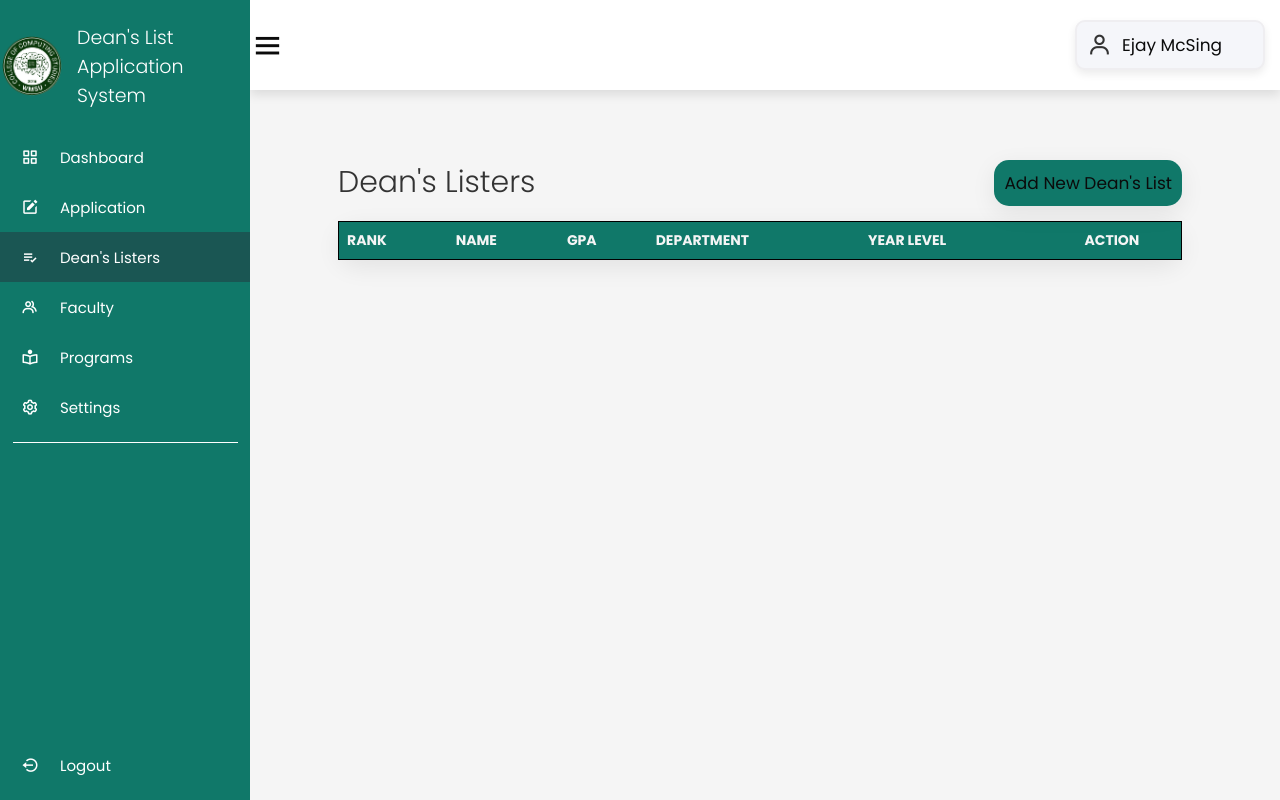
/listers/listers.php (signed in), run on an earlier commit of the app's database.
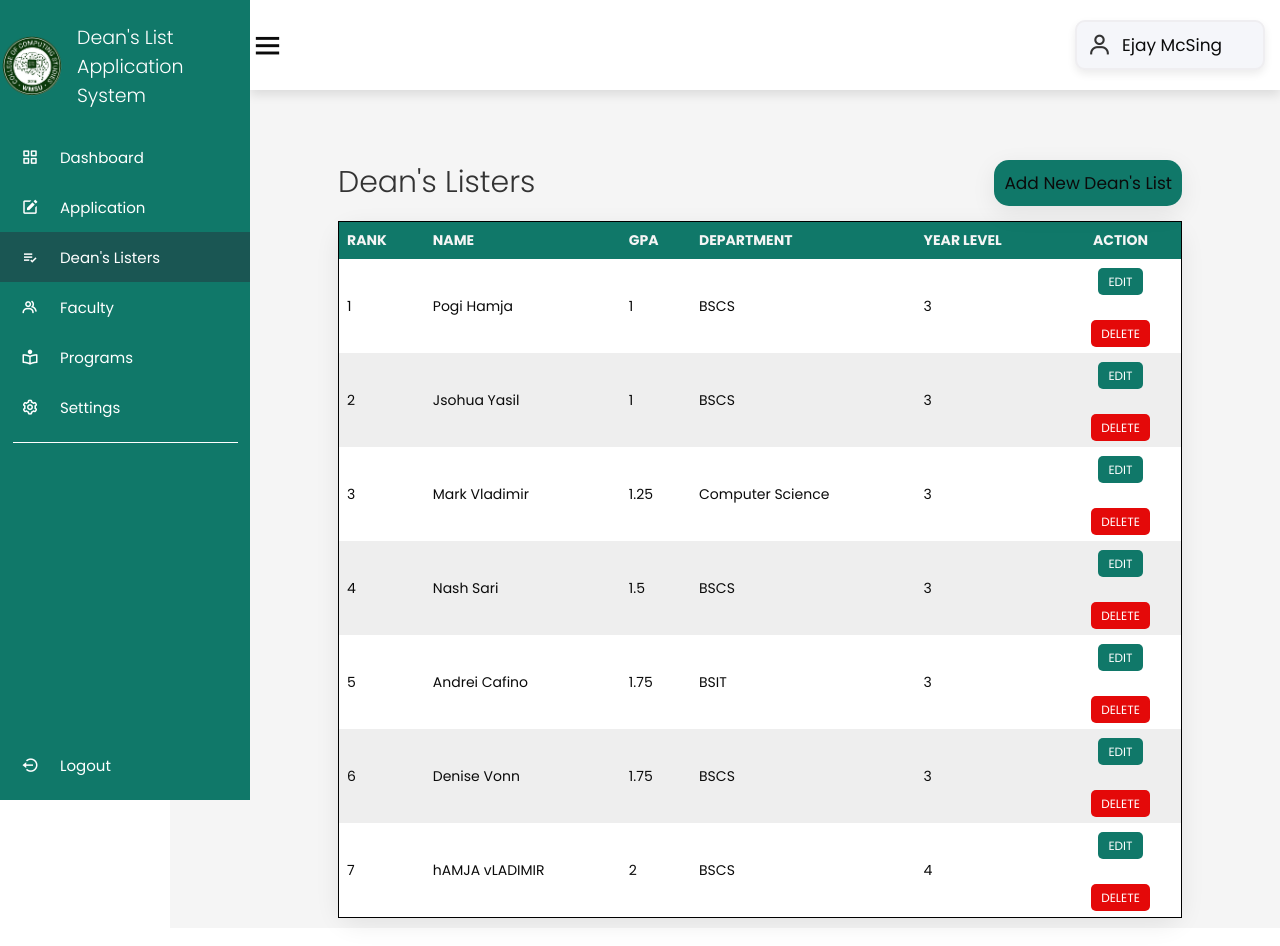
And on a later commit of the database.
### tables this page shows
CREATE TABLE `listers` (
  `firstname` varchar(30) NOT NULL,
  `lastname` varchar(30) NOT NULL,
  `GPA` float NOT NULL,
  `department` varchar(30) NOT NULL,
  `year_level` int(11) NOT NULL
);

### class/listers.class.php (called while the page is built, shortened)
<?php
require_once 'database.php';
class Listers{
    protected $db;
    function __construct()
    {
        $this->db = new Database();
    }
    function show(){
        $sql = "SELECT * FROM listers ORDER BY GPA ASC;";
        $query=$this->db->connect()->prepare($sql);
        if($query->execute()){
            $data = $query->fetchAll();
        }
        return $data;
    }
}
?>

### class/database.php (called while the page is built)
<?php
class Database{
    private $host = 'localhost';
    private $database = 'deanslist';
    private $username = 'root';
    private $password = '';
    protected $connection;
    function connect(){
        try
			{
				$this->connection = new PDO("mysql:host=$this->host;dbname=$this->database",
											$this->username, $this->password);
			}
			catch (PDOException $e)
			{
				echo "Connection error " . $e->getMessage();
			}
        return $this->connection;
    }
}
?>

### listers/listers.php (the view, shortened to what this page needs)
<!DOCTYPE html>
<html lang="en">
<head>
    <link rel="stylesheet" href="https://cdn.jsdelivr.net/npm/boxicons@latest/css/boxicons.min.css">
    <link href="../css/style.css" rel="stylesheet">
    <link rel="stylesheet" href="//code.jquery.com/ui/1.13.2/themes/base/jquery-ui.css">
</head>
<body>
    <div class="side-bar">
        <br>
        <div class="logo-details">
            <img class="logo" style="margin-left:2px"src="ccslogo.png" width ="55" height = "60">
            <span class="logo-name">Dean's List Application <br> System</span>
		</div>
        <br>
        <ul class="nav-links">
            <li>
                <a href="../dashboard/dashboard.php">
                    <i class='bx bx-grid-alt' ></i>
                    <span class="links-name">Dashboard</span>
                </a>
            </li>
            <li>
                <a href="../apply/application-new.php">
                <i class='bx bxs-edit'></i>
                    <span class="links-name">Application</span>
                </a>
            </li>
            <li>
                <a href="../listers/listers.php" class ="active">
                <i class='bx bx-list-check'></i>
                    <span class="links-name">Dean's Listers</span>
                </a>
            </li>
            <li>
                <a href="../faculty/faculty.php">
                    <i class='bx bx-group' ></i>
                    <span class="links-name">Faculty</span>
                </a>
            </li>
            <li>
                <a href="../programs/programs.php" >
                <i class='bx bx-book-reader'></i>
                    <span class="links-name">Programs</span>
                </a>
            </li>
            <li>
                <a href="#">
                    <i class='bx bx-cog'></i>
                    <span class="links-name">Settings</span>
                </a>
            </li>
            <hr class="line">
            <li id="logout-link">
                <a class="logout-link" href="../login/logout.php" title="Logout">
                    <i class='bx bx-log-out-circle'></i>
                    <span class="links-name">Logout</span>
                </a>
            </li>
        </ul>
    </div>
    <section class="home-section">
        <nav>
            <div class="side-bar-button">
                <i class='bx bx-menu small'></i>
            </div>
            <div class="profile-details">
                <i class='bx bx-user'></i>
                <?php echo '<span class="admin-name">'.$_SESSION['user_firstname'].' '.$_SESSION['user_lastname'].'</span>'; ?>
            </div>
        </nav>
        <div class="home-content">
            <div class="table-container">
                <div class="table-heading">
                    <h3 class="table-title">Dean's Listers</h3>
                    <?php
                        if($_SESSION['user_type'] == 'admin'){
                    ?>
                        <a href="addlisters.php" class="button" style="color:white"><center>Add New Dean's List</center></a>
                    <?php
                        }
                    ?>
                </div>
                <br>
                <?php
                require '../class/database.php';
                ?>
                <table class="table">
                    <thead>
                        <tr>
                            <th>Rank</th>
                            <th>Name</th>
                            <th>GPA</th>
                            <th>Department</th>
                            <th>Year Level</th>
                            <?php
                                if($_SESSION['user_type'] == 'admin'){
                            ?>
                                <th class="action">Action</th>
                            <?php
                                }
                            ?>
                        </tr>
                    </thead>
                    <tbody>
                        <?php
                            require_once '../class/listers.class.php';
                            $listers = new Listers();
                            $i = 1;
                            foreach ($listers->show() as $value){
                        ?>
                            <tr>
                                <td><?php echo $i ?></td>
                                <td><?php echo $value['firstname'] . ' ' . $value['lastname'] ?>
                                <td><?php echo $value['GPA'] ?></td>
                                <td><?php echo $value['department'] ?></td>
                                <td><?php echo $value['year_level'] ?></td>
                                <?php
                                    if($_SESSION['user_type'] == 'admin'){
                                ?>
                                    <td>
                                        <div class="action">
                                            <a class="action-edit" href="editlisters.php?id=<?php echo $value['id'] ?>">Edit</a>
                                            <br></br><a class="action-delete" href="deletelisters.php?id=<?php echo $value['id'] ?>">Delete</a>
                                        </div>
                                    </td>
                                <?php
                                    }
                                ?>
                            </tr>
                            <?php
                                $i++;
                            }
                            ?>
                    </tbody>
                </table>
            </div>
        </div>
    </section>
</body>
</html>

### css/style.css (style rules this page uses)
* { font-family:'Poppins', sans-serif; margin: 0; padding: 0; box-sizing: border-box; font-size: 17px; color : rgb(11, 11, 11); outline: none; border:none; text-decoration: none; }
.button { background-color:#107869; color: #f5f5f5; border: none; text-decoration-color: #f5f5f5; }
.side-bar { position: fixed; top: 0; left: 0; width: 200px; height: calc(100vh); background-color: #107869; z-index: 2000; font-family: var(--lato); transition: .3s ease; overflow: hidden; scrollbar-width: none; }
.side-bar .logo-details { height: 80px; display: flex; align-items: center; }
.side-bar .logo-details .logo { font-size: 28px; font-weight: 800; min-width: 60px; justify-items: center; }
.side-bar .logo-details .logo-name { color: #fff; font-size: 19px; font-weight: 300; align-items: center; display: block; margin-left: 15px; }
.side-bar .nav-links { padding: 0 !important; height: calc(100vh); }
.side-bar .nav-links li { position: relative; list-style: none; height: 50px; width: 100%; }
.side-bar .nav-links li a { height: 100%; width: 100%; display: flex; align-items: center; text-decoration: none; }
.side-bar .nav-links .active { background-color: #1A5653; }
.side-bar .nav-links li i { min-width: 60px; text-align: center; font-size: 18px; color: #fff; }
.side-bar .nav-links li a .links-name { color: #fff; font-size: 15px; font-weight: 400; white-space: nowrap; }
.side-bar .nav-links .line { margin: 10px auto; width: 90%; height: 1px; border: 0; border-top: 1px solid white; }
.home-section { position: relative; background-color: #f5f5f5; min-height: calc(100vh); width: calc(100% - 250px); left: 250px; }
.home-section nav { position: fixed; top:0; left:20; right:20; z-index: 1000; background-color: var(--white); display: flex; padding-top: 2rem; padding-bottom: 2rem; box-shadow: var(--box-shadow); align-items: center; justify-content: space-between; }
.home-section nav .side-bar-button { display: flex; align-items: center; font-size: 24px; font-weight: 500; }
nav .side-bar-button i { font-size: 35px; margin-right: 10px; }
.home-section nav .profile-details { display: flex; align-items: center; background: #f5f6fa; border: 2px solid #efeef1; border-radius: 10px; height: 50px; min-width: 190px; box-shadow: 0 4px 8px 0 rgba(0,0,0,0.08); margin-right: 15px; }
.home-section nav .profile-details i { font-size: 25px; font-weight: 500; color: #333; margin: 0 10px; white-space: nowrap; }
.table-title { font-weight: 300; font-size: 30px; text-align: left; color: #333; margin-left:20px 0; display: inline; }
.table-container { position: relative; top: 80px; padding: 40px; }
.table { border-collapse: collapse; text-align: left; vertical-align: middle; width: 100%; overflow: auto; border: 1px solid black; border-radius: 20px; background-color: rgba(233, 239, 232, 0.974); box-shadow: 0 7px 25px rgba(0, 0, 0, 0.08); margin-right:100; }
th, td { padding: 8px; font-size: 14px; }
thead { background-color:#107869; font-size: .9rem; color: white; text-transform: uppercase; letter-spacing: 2%; }
thead th { width: auto; height: fit-content; color: #f5f5f5; }
tbody tr:nth-child(odd) { background-color: #fff; }
tbody tr:nth-child(even) { background-color: #eee; }
tr .action, th .action { text-align: center; }
td a { padding: 5px 10px; font-size: 12px; border-radius: 5px; margin: 0 2px; text-decoration: none; text-transform: uppercase; color: white; }
a.action-edit { background-color: #107869; }
a.action-delete { background-color: rgb(228, 9, 9); }
.table-container .button { display: inline; float: right; width: fit-content; border-radius: 15px; box-shadow: 0 7px 25px rgba(0, 0, 0, 0.08); background-color: #107869; }
.table-container .table-heading { display: flex; justify-content: space-between; height: 25px; align-items: center; }
.home-section .home-content { position: relative; }
#logout-link { position: absolute; bottom: 0; margin-bottom: 10px; }
a.button { width: 100%; padding: 10px; margin: 8px 0; border-radius: 6px; box-sizing: border-box; border: 0; text-decoration: none; }
:root { --main-color:#107869; --black:#222; --white:#fff; --light-black:#777; --light-white:#fff9; --dark-bg:rgba(0,0,0,.7); --light-bg:#eee; --border:.1rem solid var(--black); --box-shadow:0 .5rem 1rem rgba(0,0,0,.1); --text-shadow:0 1.5rem 3rem rgba(0,0,0,.3); }
html { font-size: 62.5%; overflow-x: hidden; }
section { padding:5rem 10%; }

What changed in the data, as far as the page shows it:
added listers: firstname "Pogi", lastname "Hamja", GPA "1", department "BSCS", year_level "3"
added listers: firstname "Jsohua", lastname "Yasil", GPA "1", department "BSCS", year_level "3"
added listers: firstname "Mark", lastname "Vladimir", GPA "1.25", department "Computer Science", year_level "3"
added listers: firstname "Nash", lastname "Sari", GPA "1.5", department "BSCS", year_level "3"
added listers: firstname "Andrei", lastname "Cafino", GPA "1.75", department "BSIT", year_level "3"
added listers: firstname "Denise", lastname "Vonn", GPA "1.75", department "BSCS", year_level "3"
added listers: firstname "hAMJA", lastname "vLADIMIR", GPA "2", department "BSCS", year_level "4"
